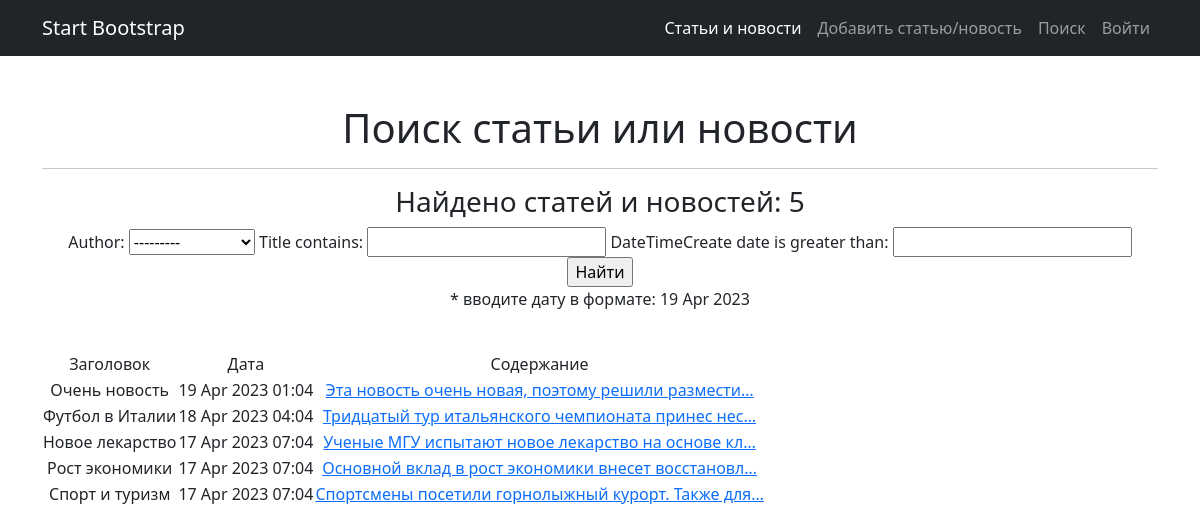
Before: /news/search with the older database file.
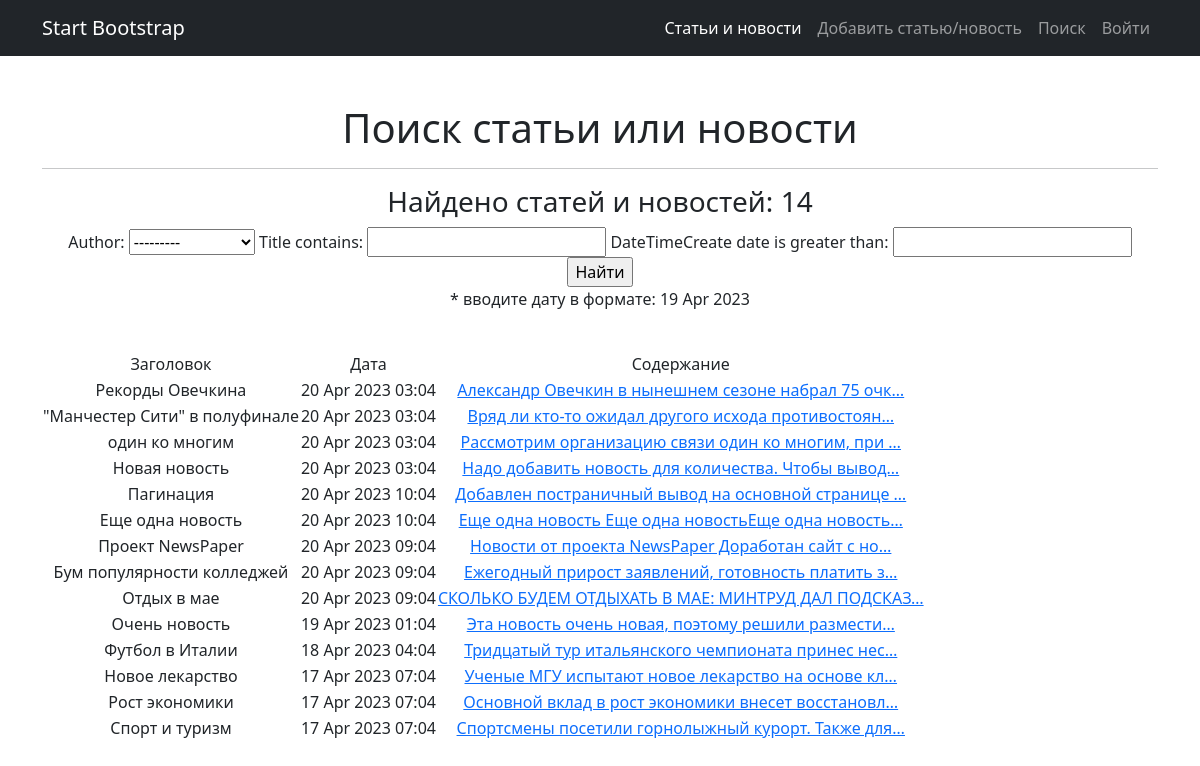
After: the same page with the newer database file.
### news/models.py (models this page shows, shortened)
class Post (models.Model):
    author = models.ForeignKey(Author, on_delete=models.CASCADE)
    article='AR'
    news='NW'
    POST_TYPES=[
        (article, 'Статья'),
        (news,'Новость')
    ]
    postType=models.CharField(max_length=2, choices=POST_TYPES, default=news)
    dateTimeCreate=models.DateTimeField(auto_now_add=True)
    postCategory=models.ManyToManyField(Category, through='PostCategory')
    title=models.CharField(max_length=255)
    text=models.TextField()
    postRating=models.IntegerField(default=0)

### news/views.py (the view)
# urls.py: path('search', PostSearch.as_view()),
class PostSearch(ListView):
    model = Post  # указываем модель, объекты которой мы будем выводить
    template_name = 'search.html'  # указываем имя шаблона, в котором будет лежать HTML, в нём будут все инструкции о том, как именно пользователю должны вывестись наши объекты
    context_object_name = 'posts'  # это имя списка, в котором будут лежать все объекты, его надо указать, чтобы обратиться к самому списку объектов через HTML-шаблон
    ordering = ['-id'] # это если с формой поиска
    def get_context_data(self, **kwargs): # забираем отфильтрованные объекты переопределяя метод get_context_data у наследуемого класса
        context = super().get_context_data(**kwargs)
        context['filter'] = PostFilter(self.request.GET, queryset=self.get_queryset()) # вписываем наш фильтр в контекст
        return context

### news/models.py (called while the page is built)
    def __str__(self):
        return f'Автор: {self.authorUser.username}'

### news/templatetags/news_filters.py (called while the page is built)
@register.filter(name='censor') # регистрируем наш фильтр под именем censor, чтоб django понимал, что это именно фильтр, а не простая функция
def censor(value): # первый аргумент здесь — это то значение, к которому надо применить фильтр, т.е. примерно следующее будет в шаблоне value|censor
    for word in bad_words_list:
        value = value.replace(word, "")
    return value # возвращаемое функцией значение — это то значение, которое подставится к нам в шаблон

### templates/search.html (shortened to what this page needs)
{% extends 'default.html' %}
{% load news_filters %}
{% block content %}
    <h1>Поиск статьи или новости</h1>
    <hr>
    {% if filter.qs %}
    <h3>Найдено статей и новостей: {{ filter.qs.count }}</h3>
    <form method="GET">
        {{ filter.form }}
        <input type="submit" value="Найти">
    </form>
    <p>* вводите дату в формате: 19 Apr 2023</p>
    <br>
        <table>
            <tr>
                <td>
                    Заголовок
                </td>
                <td>
                    Дата
                </td>
                <td>
                    Содержание
                </td>
            </tr>
        {% for post in filter.qs %}
            <tr>
                <td>
                    {{ post.title|censor }}
                </td>
                <td>
                    {{ post.dateTimeCreate|date:'d M Y h:m' }}
                </td>
                <td>
                    <a href="/news/{{ post.id }}">{{ post.text|censor|truncatechars:50 }}</a>
                </td>
            </tr>
        {% endfor %}
        </table>
    {% endif %}
{% endblock content %}

Changed rows visible on the page:
added Post: title|censor "Рекорды Овечкина", dateTimeCreate "20 Apr 2023 03:04", text|censor "Александр Овечкин в нынешнем сезоне набрал 75 очк…"
added Post: title|censor "\"Манчестер Сити\" в полуфинале", dateTimeCreate "20 Apr 2023 03:04", text|censor "Вряд ли кто-то ожидал другого исхода противостоян…"
added Post: title|censor "один ко многим", dateTimeCreate "20 Apr 2023 03:04", text|censor "Рассмотрим организацию связи один ко многим, при …"
added Post: title|censor "Новая новость", dateTimeCreate "20 Apr 2023 03:04", text|censor "Надо добавить новость для количества. Чтобы вывод…"
added Post: title|censor "Пагинация", dateTimeCreate "20 Apr 2023 10:04", text|censor "Добавлен постраничный вывод на основной странице …"
added Post: title|censor "Еще одна новость", dateTimeCreate "20 Apr 2023 10:04", text|censor "Еще одна новость Еще одна новостьЕще одна новость…"
added Post: title|censor "Проект NewsPaper", dateTimeCreate "20 Apr 2023 09:04", text|censor "Новости от проекта NewsPaper Доработан сайт с но…"
added Post: title|censor "Бум популярности колледжей", dateTimeCreate "20 Apr 2023 09:04", text|censor "Ежегодный прирост заявлений, готовность платить з…"
added Post: title|censor "Отдых в мае", dateTimeCreate "20 Apr 2023 09:04", text|censor "СКОЛЬКО БУДЕМ ОТДЫХАТЬ В МАЕ: МИНТРУД ДАЛ ПОДСКАЗ…"
Other visible differences:
{{ filter.qs.count }}: "5" → "14"
